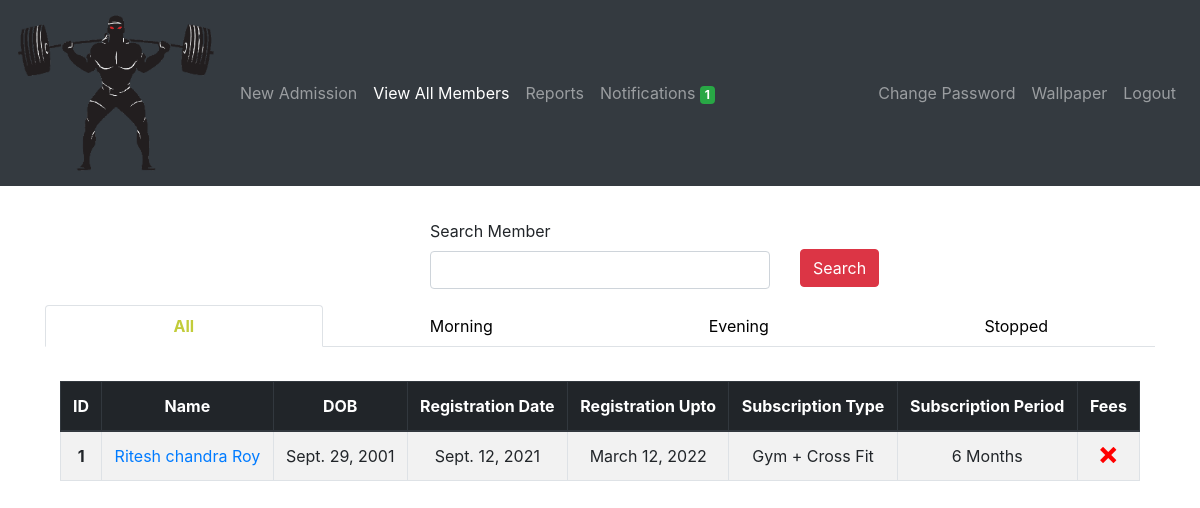
Page /members/view/ (signed in) on the committed database.
### members/models.py (models this page shows, shortened)
class Member(models.Model):
    member_id = models.AutoField(primary_key=True)
    first_name = models.CharField(('First Name'), max_length=50)
    last_name = models.CharField(('Last Name'), max_length=50)
    mobile_number = models.CharField(('Mobile Number'), max_length=10, unique=True)
    email = models.EmailField(null=True, blank=True)
    address = models.CharField(max_length=300, blank=True)
    medical_history = models.CharField(('Medical History'), max_length=300, blank=True, default='None')
    admitted_on = models.DateField(auto_now_add=True)
    registration_date = models.DateField(('Registration Date'), default='dd/mm/yyyy')
    registration_upto = models.DateField()
    dob = models.DateField(default='dd/mm/yyyy')
    subscription_type  = models.CharField(
                                ('Subscription Type'),
                                max_length=30,
                                choices=SUBSCRIPTION_TYPE_CHOICES,
                                default=SUBSCRIPTION_TYPE_CHOICES[0][0]
                            )
    subscription_period = models.CharField(
                                ('Subscription Period'),
                                max_length=30,
                                choices=SUBSCRIPTION_PERIOD_CHOICES,
                                default=SUBSCRIPTION_PERIOD_CHOICES[0][0]
                            )
    amount = models.CharField(max_length=30)
    fee_status = models.CharField(
                                ('Fee Status'),
                                max_length=30,
                                choices=FEE_STATUS,
                                default=FEE_STATUS[0][0]
                            )
    batch = models.CharField(
                                max_length=30,
                                choices=BATCH,
                                default=BATCH[0][0]
                            )
    photo = models.FileField(upload_to='photos/', blank=True)
    notification = models.IntegerField(default=2, blank=True)
    stop = models.IntegerField(('Status'), choices=STATUS, default=STATUS[0][0], blank=True)

### members/views.py (the view)
# urls.py: path('view/', login_required(views.view_member), name='view_member'),
def view_member(request):
    view_all = Member.objects.filter(stop=0).order_by('first_name')
    paginator = Paginator(view_all, 100)
    try:
        page = request.GET.get('page', 1)
        view_all = paginator.page(page)
    except PageNotAnInteger:
        view_all = paginator.page(1)
    except EmptyPage:
        view_all = paginator.page(paginator.num_pages)
    search_form = SearchForm()
    evening = Member.objects.filter(batch='evening', stop=0).order_by('first_name')
    morning = Member.objects.filter(batch='morning', stop=0).order_by('first_name')
    stopped = Member.objects.filter(stop=1).order_by('first_name')
    context = {
        'all': view_all,
        'morning': morning,
        'evening': evening,
        'stopped': stopped,
        'search_form': search_form,
        'subs_end_today_count': get_notification_count(),
    }
    return render(request, 'view_member.html', context)

### members/models.py (shortened to what this page needs)
class SearchForm(forms.Form):
    search = forms.CharField(label='Search Member', max_length=100, required=False)

### members/templatetags/tags.py (called while the page is built)
@register.filter(name='add_css')
def add_css(field, css):
    return field.as_widget(attrs={"class": css})

### notifications/config.py (called while the page is built)
def get_notification_count():
    NOTIF_COUNT = Member.objects.filter(
        registration_upto__gte=datetime.datetime.now(),
        registration_upto__lte=datetime.date.today() + datetime.timedelta(days=1),
        notification=1).exclude(stop=1)
    PENDING_COUNT = Member.objects.filter(fee_status='pending', notification=1).exclude(stop=1)
    return (NOTIF_COUNT | PENDING_COUNT).distinct().count()

### members/templates/view_member.html (shortened to what this page needs)
{% extends 'base.html' %}
{% load tags %}
{% load static %}
{% block content %}
<div class="container" style="margin-top: 3%">
    <form method="POST" action="{% url 'search_member' %}">
        <div class="row">
            <div class="form-group col"></div>
            <div class="form-group col">
                <label for="search">{{ search_form.search.label }}</label>
                {{ search_form.search | add_css:"form-control" }}
            </div>
            <div class="{% if not result %} col {% endif %}">
              <button type="submit" id="submit" class="btn btn-danger" style="margin-top: 30px;">Search</button>
            </div>
        </div>
    </form>
</div>
{% if result %}
  <div class="container" style="margin-top: 3%">
      <table class="table table-striped table-bordered">
        <thead class="text-center thead-dark">
          <tr>
            <th scope="col">ID</th>
            <th scope="col">Name</th>
            <th scope="col">DOB</th>
            <th scope="col">Registration Date</th>
            <th scope="col">Registration Upto</th>
            <th scope="col">Subscription Type</th>
            <th scope="col">Subscription Period</th>
            <th scope="col">Fees</th>
            <th scope="col">Delete User</th>
          </tr>
        </thead>
        <tbody class="text-center">
          {% for member in result %}
            <tr>
              <th scope="row">{{ forloop.counter }}</th>
              <td><a href="/members/update/{{ member.member_id }}">{{ member.first_name }} {{ member.last_name }}</a></td>
              <td>{{ member.dob }}</td>
              <td>{{ member.registration_date }}</td>
              <td>{{ member.registration_upto }}</td>
              <td>{{ member.get_subscription_type_display }}</td>
              <td>{{ member.subscription_period }} Months</td>
              <td>
                  {% if member.fee_status == 'paid' %}
                  <span class="icon-checkmark" style="color: green"></span>
                  {% else %}
                  <span class="icon-cross" style="color: red"></span>
                  {% endif %}
              </td>
              <td><a href="/members/delete/{{ member.member_id }}/"><button class="btn btn-danger" onclick="return confirm('Are you sure you want to delete this? This will permanently delete the record!')">Delete</button></a></td>
            </tr>
          {% endfor %}
          </tbody>
      </table>
  </div>
{% else %}
  <ul class="nav nav-tabs nav-justified" id="myTab" role="tablist">
    <li class="nav-item">
      <a class="nav-link active" id="home-tab" data-toggle="tab" href="#all" role="tab" aria-controls="home" aria-selected="true">All</a>
    </li>
    <li class="nav-item">
      <a class="nav-link" id="home-tab" data-toggle="tab" href="#morning" role="tab" aria-controls="home" aria-selected="true">Morning</a>
    </li>
    <li class="nav-item">
      <a class="nav-link" id="profile-tab" data-toggle="tab" href="#evening" role="tab" aria-controls="profile" aria-selected="false">Evening</a>
    </li>
    <li class="nav-item">
      <a class="nav-link" id="profile-tab" data-toggle="tab" href="#stopped" role="tab" aria-controls="stopped" aria-selected="false">Stopped</a>
    </li>
  </ul>
  <div class="tab-content" id="myTabContent">
    <div class="tab-pane fade show active" id="all" role="tabpanel" aria-labelledby="home-tab">
      <div class="container" style="margin-top: 3%">
          <table class="table table-striped table-bordered">
            <thead class="text-center thead-dark">
              <tr>
                <th scope="col">ID</th>
                <th scope="col">Name</th>
                <th scope="col">DOB</th>
                <th scope="col">Registration Date</th>
                <th scope="col">Registration Upto</th>
                <th scope="col">Subscription Type</th>
                <th scope="col">Subscription Period</th>
                <th scope="col">Fees</th>
              </tr>
            </thead>
            <tbody class="text-center">
              {% for member in all %}
                <tr>
                  <th scope="row">{{ all.start_index|add:forloop.counter0  }}</th>
                  <td><a href="/members/update/{{ member.member_id }}">{{ member.first_name }} {{ member.last_name }}</a></td>
                  <td>{{ member.dob }}</td>
                  <td>{{ member.registration_date }}</td>
                  <td>{{ member.registration_upto }}</td>
                  <td>{{ member.get_subscription_type_display }}</td>
                  <td>{{ member.subscription_period }} Months</td>
                  <td>
                      {% if member.fee_status == 'paid' %}
                      <span class="icon-checkmark" style="color: green"></span>
                      {% else %}
                      <span class="icon-cross" style="color: red"></span>
                      {% endif %}
                  </td>
                </tr>
              {% endfor %}
              </tbody>
          </table>
      </div>
    </div>
  </div>
{% endif %}
{% endblock %}

### static/css/style.css (style rules this page uses)
[class^="icon-"], [class*=" icon-"] { font-family: 'icomoon' !important; speak: none; font-style: normal; font-weight: normal; font-variant: normal; text-transform: none; line-height: 1; -webkit-font-smoothing: antialiased; -moz-osx-font-smoothing: grayscale; }
.icon-cross:before { content: "\ea0f"; }
.nav-tabs .nav-item.show .nav-link, .nav-tabs .nav-link { color: black; }
.nav-tabs .nav-item.show .nav-link, .nav-tabs .nav-link.active { color: rgb(194, 204, 58); font-weight: bold; }

### rows in the picture
Member: start_index|add "1", first_name "Ritesh chandra", last_name "Roy", dob "Sept. 29, 2001", registration_date "Sept. 12, 2021", registration_upto "March 12, 2022", subscription_type "Gym + Cross Fit", subscription_period "6"

### other values in the picture
{{ subs_end_today_count }} "1"
{{ search_form.search.label }} "Search Member"
